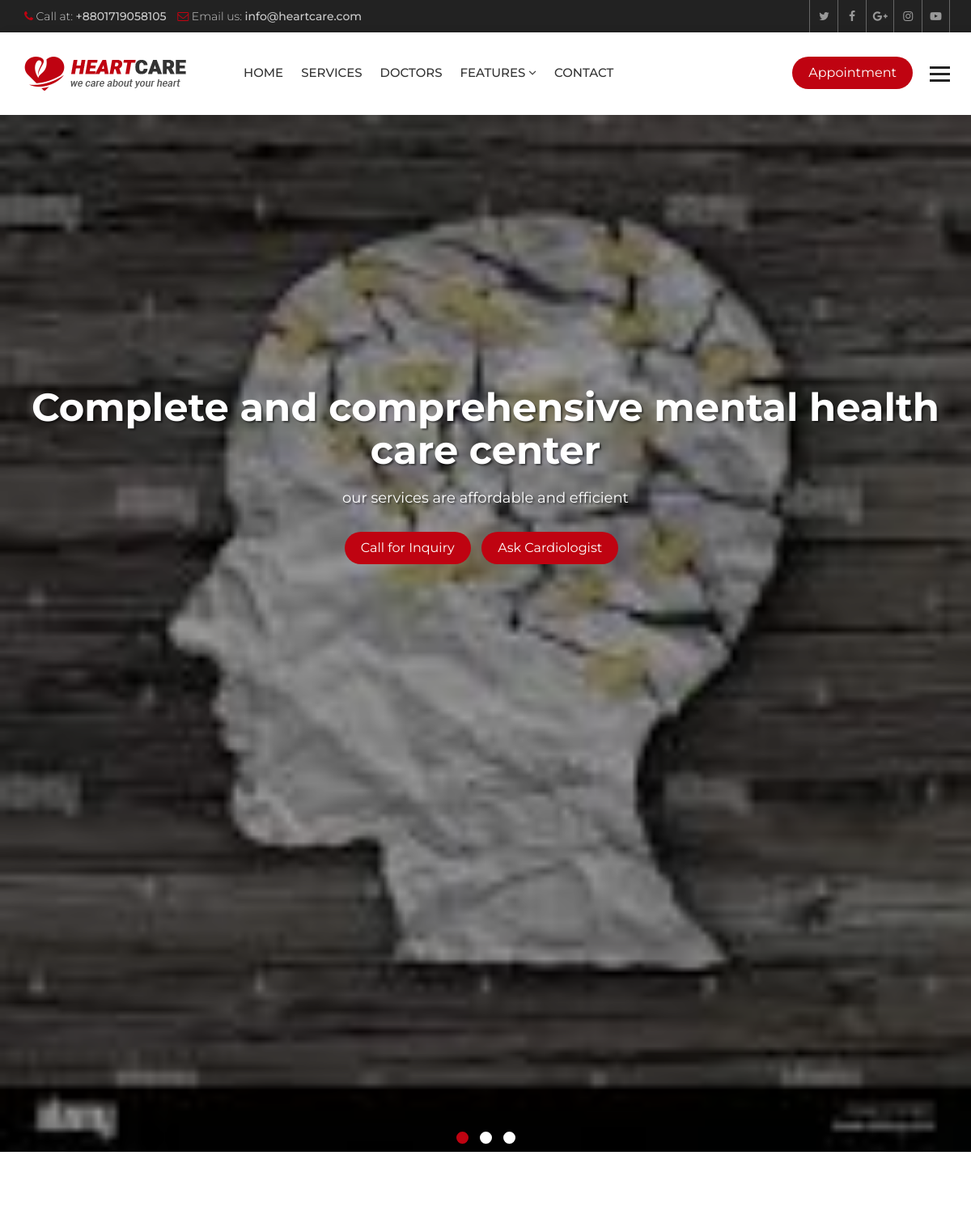
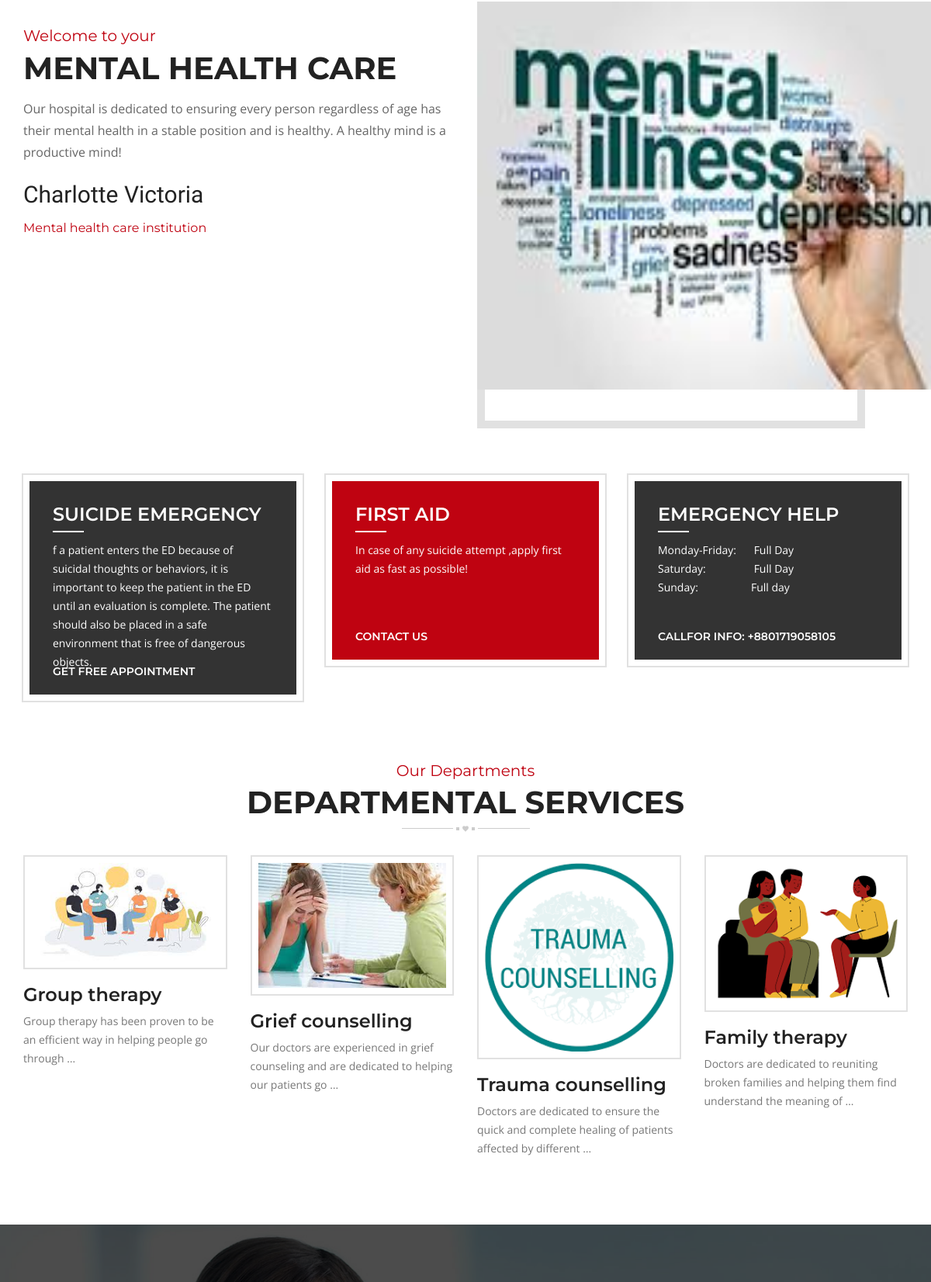
The page / (upper part) on the database its author committed (2 pictures, top to bottom).
### hospital/models.py (models this page shows, shortened)
class Slider(models.Model):
    caption = models.CharField(max_length=150)
    slogan = models.CharField(max_length=120)
    image = models.ImageField(upload_to='sliders/')
    class Meta:
        verbose_name_plural = 'Slider'

class Service(models.Model):
    title = models.CharField(max_length=120)
    description = models.TextField()
    thumbnail = models.ImageField(upload_to='services/')
    cover = models.ImageField(upload_to='services/')
    image1 = models.ImageField(upload_to='services/', blank=True, null=True)
    image2 = models.ImageField(upload_to='services/', blank=True, null=True)

### hospital/views.py (the view)
# urls.py: path('', views.HomeView.as_view(), name='index'),
class HomeView(ListView):
    template_name = 'hospital/index.html'
    queryset = Service.objects.all()
    context_object_name = 'services'
    def get_context_data(self, **kwargs):
        context = super().get_context_data()
        context['sliders'] = Slider.objects.all()
        context['experts'] = Doctor.objects.all()
        return context

### hospital/context_processors.py (called while the page is built)
def footer_content(request):
    services = Service.objects.all()
    doctors = Doctor.objects.all()
    context = {
        'services': services,
        'doctors': doctors
    }
    return context

### templates/hospital/index.html (shortened to what this page needs)
{% extends 'base.html' %}
{% load static %}
{% block maincontent %}
<div class="main-content">
  <section class="welcome-section">
    <div class="container">
      <div class="row">
        <div class="welcome-box">
          <div class="col-md-6 col-sm-6">
            <div class="welcome-text">
              <div class="sectio-title-2"> <strong>Welcome to your</strong>
                <h2>Mental health care</h2>
              </div>
              <p>Our hospital is dedicated to ensuring every person regardless of age has their mental health in a stable position and is healthy. A healthy mind is a productive mind!</p>
              <strong class="signature">Charlotte Victoria</strong>
              <h6 class="designation">Mental health care institution</h6>
            </div>
          </div>
          <div class="col-md-6 col-sm-6">
            <div class="welcome-img"> <img src="{% static 'heartcare/images/mental2.jpeg' %}" alt="" width="600px" height="500px"> </div>
          </div>
        </div>
      </div>
    </div>
  </section>
  <section class="home-features">
    <div class="container">
      <div class="row">
        <div class="col-md-4 col-sm-4">
          <div class="features-box">
            <h3>Suicide emergency</h3>
              <p>f a patient enters the ED because of suicidal thoughts or behaviors, it is important to keep the patient in the ED until an evaluation is complete. The patient should also be placed in a safe environment that is free of dangerous objects.</p>
            <a href="appointment.html">Get Free Appointment</a>
          </div>
        </div>
        <div class="col-md-4 col-sm-4">
          <div class="features-box selected">
            <h3>First aid</h3>
            <p>In case of any suicide attempt ,apply first aid as fast as possible!</p>
            <a href="contact-2.html">Contact Us</a>
          </div>
        </div>
        <div class="col-md-4 col-sm-4">
          <div class="features-box">
            <h3>Emergency Help</h3>
            <p><span>Monday-Friday:</span> Full Day<br>
              <span>Saturday:</span> Full Day<br>
              <span>Sunday:</span>Full day<br>
            </p>
            <a href="#">Callfor Info: +8801719058105</a>
          </div>
        </div>
      </div>
    </div>
  </section>
  <section class="home-services">
    <div class="container">
      <div class="row">
        <div class="col-md-12">
          <div class="section-title-3"> <strong>Our Departments</strong>
            <h2>Departmental Services</h2>
          </div>
        </div>
        <div class="col-md-12">
          <div class="service-style-1">
            <div class="row">
              {% for service in services %}
              <div class="col-md-3 col-sm-3">
                <div class="service-box">
                  <div class="ser-thumb">  <img src="{{ service.thumbnail.url }}"
                      alt="">
                  </div>
                  <div class="ser-content">
                    <h3><a href="{% url 'service_details' service.id %}">{{ service.title }}</a></h3>
                    <p>{{ service.description|truncatewords:15 }}</p>
                  </div>
                </div>
              </div>
              {% endfor %}
            </div>
          </div>
        </div>
      </div>
    </div>
  </section>
  <section class="heart-care-services">
  </section>
</div>
{% endblock maincontent %}

### templates/partials/_slider.html
{% load static %}
<div class="main-slider">
    <div id="main-slider" class="owl-carousel owl-theme">
      {% for slider in sliders %}
      <div class="item">
          <div class="slide-caption slide-2">
            <div class="container">
              <h1>{{ slider.caption }}</h1>
              <p>{{ slider.slogan }}</p>
              <a class="btn-1" href="#">Call for Inquiry</a> <a class="btn-1" href="#">Ask Cardiologist</a>
            </div>
          </div>
          <span class="simg"><img src="{{ slider.image.url }}" alt=""></span>
        </div>
      {% endfor %}
    </div>
  </div>

### heartcare/static/heartcare/css/color.css (style rules this page uses)
.site-header .navbar-default .navbar-nav > li > a:hover, .site-header .navbar-default .navbar-nav > .active > a, .site-header .navbar-default .navbar-nav > .active > a:focus, .site-header .navbar-default .navbar-nav > .active > a:hover, .site-header .navbar-default .navbar-nav > .open > a, .site-header .navbar-default .navbar-nav > .open > a:focus, .site-header .navbar-default .navbar-nav > .open > a:hover, .main-slider .owl-theme .owl-dots .owl-dot.active span, .main-slider .owl-theme .owl-dots .owl-dot:hover span, .site-header .navbar-nav > li > a.appoint, .site-header .navbar-nav > li > a.nav-search, .btn-1, .site-header .dropdown-menu > li > a:after, .app-form input[type="submit"], .header-style-two .nav-area, .learn-more, .play:hover, .cp-tabs .nav-tabs > li.active > a, .cp-tabs .nav-tabs > li.active > a:focus, .cp-tabs .nav-tabs > li.active > a:hover, .site-header .head-search .btn.btn-default, .main-slider .owl-theme .owl-dots .owl-dot.active span, .main-slider .owl-theme .owl-dots .owl-dot:hover span, .service-box-2:after, .Heart-box:hover .v-icon, .Heart-box:hover .v-text, .post-date, .team-two .team-social li a, .team-two .team-box .team-text:after, .book-appointment-widget a, .cp-pagination .pagination > li > a:hover, .cp-pagination .pagination > li > span:hover, .book-app, .submit-btn, .news-thumb .date, .newsletter-form button, .news-detail blockquote, .comment-form input[type="submit"], .pro-hover a, .review-form input[type="submit"], .related-products .owl-dots .owl-dot.active span, .related-products .owl-dots .owl-dot:hover span, .heart-care-services .nav-tabs>li.active>a, .heart-care-services .nav-tabs>li.active>a:focus, .heart-care-services .nav-tabs>li.active>a:hover, .heart-care-services .nav-tabs>li>a:hover, .services-nav h3, .site-header .dropdown-menu > li > a:hover, .features-box:hover, .features-box.selected, .footer .widget .rm, .home-testimonials .owl-theme .owl-dots .owl-dot.active span, .home-testimonials .owl-theme .owl-dots .owl-dot:hover span { background: #bf0311; }
.top-bar li .fa, .top-social a:hover, .view, .services-list .service h3 a:hover, .service-style-1 .service-box .ser-content h3 a:hover, .faqs .panel-default > .panel-heading h4 a, .faqs .panel-default > .panel-heading a::after, .team-text h5 a:hover, .section-title-3 strong, .post-text > h5 a:hover, .read-more:hover, .widget address .icon, .footer .widget a:hover, .footer-cr p strong, .footer-social a:hover, .post-meta li, .post-meta li:after, .post-meta li a, .header-service-area .icon, .header-service-area strong, .section-title-1 strong, .section-title-1 h2, .sectio-title-2 strong, .welcome-text .designation, .Heart-box .v-icon, .phone-icon, .services-nav .side-nav li:hover a, .services-nav .side-nav li.active a, .gallery-thumb .hover-info a, .archives li:before, .search-form button, .date-time, .right-404 strong, .prices, .review .fa, .login-social li, .login-social li a, .heart-care-services .nav-tabs>li>a { color: #bf0311; }

### rows shown on the page
Slider: caption "Complete and comprehensive mental health care center", slogan "our services are affordable and efficient", image (picture)
Service: thumbnail (picture), title "Group therapy", description "Group therapy has been proven to be an efficient way in helping people go through …"
Service: thumbnail (picture), title "Grief counselling", description "Our doctors are experienced in grief counseling and are dedicated to helping our patients go …"
Service: thumbnail (picture), title "Trauma counselling", description "Doctors are dedicated to ensure the quick and complete healing of patients affected by different …"
Service: thumbnail (picture), title "Family therapy", description "Doctors are dedicated to reuniting broken families and helping them find understand the meaning of …"
